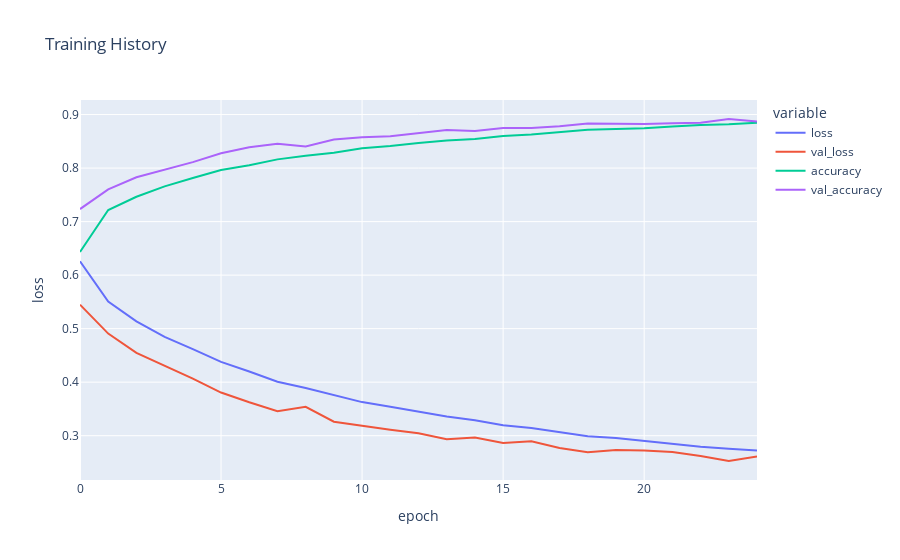

Notebook code for this chart:
### Code cell
fig = px.line(
    history2.history, y=['loss', 'val_loss','accuracy', 'val_accuracy'],
    labels={'index': 'epoch', 'value': 'loss'}, 
    title='Training History')
fig.show()

### Figure 1 — Plotly figure (JSON) as saved in the notebook; plotly's stock layout.template omitted (floating-point values rounded to 4 significant figures)
{"data": [{"hovertemplate": "variable=loss<br>epoch=%{x}<br>loss=%{y}<extra></extra>", "legendgroup": "loss", "line": {"color": "#636efa", "dash": "solid"}, "marker": {"symbol": "circle"}, "mode": "lines", "name": "loss", "orientation": "v", "showlegend": true, "type": "scatter", "x": [0, 1, 2, 3, 4, 5, 6, 7, 8, 9, 10, 11, 12, 13, 14, 15, 16, 17, 18, 19, 20, 21, 22, 23, 24], "xaxis": "x", "y": [0.6259, 0.5506, 0.5137, 0.4847, 0.4617, 0.4379, 0.42, 0.4009, 0.3891, 0.376, 0.3628, 0.3542, 0.3446, 0.3357, 0.329, 0.3194, 0.3143, 0.3072, 0.2988, 0.2957, 0.2902, 0.2858, 0.2793, 0.2754, 0.2724], "yaxis": "y"}, {"hovertemplate": "variable=val_loss<br>epoch=%{x}<br>loss=%{y}<extra></extra>", "legendgroup": "val_loss", "line": {"color": "#EF553B", "dash": "solid"}, "marker": {"symbol": "circle"}, "mode": "lines", "name": "val_loss", "orientation": "v", "showlegend": true, "type": "scatter", "x": [0, 1, 2, 3, 4, 5, 6, 7, 8, 9, 10, 11, 12, 13, 14, 15, 16, 17, 18, 19, 20, 21, 22, 23, 24], "xaxis": "x", "y": [0.5448, 0.4908, 0.4549, 0.4308, 0.4066, 0.3806, 0.3624, 0.3458, 0.3538, 0.3261, 0.3182, 0.3113, 0.3044, 0.2936, 0.2965, 0.2864, 0.2894, 0.2771, 0.2689, 0.2735, 0.2724, 0.2696, 0.2623, 0.2527, 0.2609], "yaxis": "y"}, {"hovertemplate": "variable=accuracy<br>epoch=%{x}<br>loss=%{y}<extra></extra>", "legendgroup": "accuracy", "line": {"color": "#00cc96", "dash": "solid"}, "marker": {"symbol": "circle"}, "mode": "lines", "name": "accuracy", "orientation": "v", "showlegend": true, "type": "scatter", "x": [0, 1, 2, 3, 4, 5, 6, 7, 8, 9, 10, 11, 12, 13, 14, 15, 16, 17, 18, 19, 20, 21, 22, 23, 24], "xaxis": "x", "y": [0.6431, 0.7216, 0.7464, 0.7658, 0.7816, 0.7963, 0.8052, 0.8163, 0.823, 0.8287, 0.8371, 0.8411, 0.8469, 0.8514, 0.8542, 0.8598, 0.8629, 0.8669, 0.8714, 0.873, 0.8745, 0.8776, 0.8804, 0.8817, 0.8846], "yaxis": "y"}, {"hovertemplate": "variable=val_accuracy<br>epoch=%{x}<br>loss=%{y}<extra></extra>", "legendgroup": "val_accuracy", "line": {"color": "#ab63fa", "dash": "solid"}, "marker": {"symbol": "circle"}, "mode": "lines", "name": "val_accuracy", "orientation": "v", "showlegend": true, "type": "scatter", "x": [0, 1, 2, 3, 4, 5, 6, 7, 8, 9, 10, 11, 12, 13, 14, 15, 16, 17, 18, 19, 20, 21, 22, 23, 24], "xaxis": "x", "y": [0.7234, 0.7603, 0.7828, 0.7967, 0.8111, 0.8276, 0.839, 0.8456, 0.8405, 0.8535, 0.8576, 0.8596, 0.8661, 0.8712, 0.8694, 0.8749, 0.8751, 0.8781, 0.8832, 0.8827, 0.8825, 0.8837, 0.8846, 0.8917, 0.8872], "yaxis": "y"}], "layout": {"legend": {"title": {"text": "variable"}, "tracegroupgap": 0}, "title": {"text": "Training History"}, "xaxis": {"anchor": "y", "domain": [0, 1], "title": {"text": "epoch"}}, "yaxis": {"anchor": "x", "domain": [0, 1], "title": {"text": "loss"}}}}
